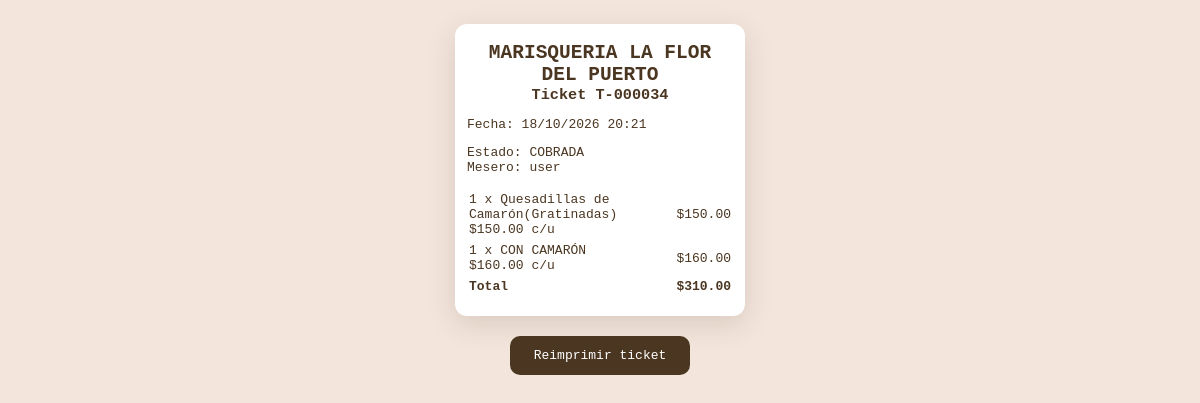
The app's page /auditoria/ticket/34 (signed in) with its own data.
### models.py (models this page shows)
class Pedidos(db.Model):
    id = db.Column(db.Integer, primary_key=True)
    folio = db.Column(db.String(20), unique=True, nullable=True)
    solicitud_id = db.Column(db.String(64), unique=True, nullable=True)
    estado = db.Column(db.String(20), default='ABIERTA')  # ABIERTA, ENVIADA_A_CAJA, COBRADA, CANCELADA
    state = db.Column(db.String(20), default='pendiente')  # Mantener por compatibilidad
    fecha = db.Column(db.DateTime, default=datetime.now)
    fecha_cobro = db.Column(db.DateTime, nullable=True)
    products = db.Column(db.JSON)
    total = db.Column(db.Float)
    usuario_id = db.Column(db.String(80), db.ForeignKey('users.username'), nullable=False)
    cajero_id = db.Column(db.String(80), db.ForeignKey('users.username'), nullable=True)

### app.py (the view)
        def wrapped(*args, **kwargs):
            if 'username' not in session:
                return redirect(url_for('login'))
            if session.get('tipo_usuario') not in allowed_roles:
                abort(403)
            return f(*args, **kwargs)

### app.py (called while the page is built)
def usuario_actual():
    usuario = Users.query.filter_by(username=session.get('username'), activo=True).populate_existing().first()
    if not usuario or session.get('version_sesion', 0) != usuario.version_sesion:
        return None
    return usuario

@app.after_request
def cabeceras_seguridad(respuesta):
    respuesta.headers['X-Content-Type-Options'] = 'nosniff'
    respuesta.headers['X-Frame-Options'] = 'DENY'
    respuesta.headers['Referrer-Policy'] = 'same-origin'
    if request.endpoint != 'static':
        respuesta.headers['Cache-Control'] = 'no-store'
    return respuesta

def role_required(*allowed_roles):
    def decorator(f):
        def wrapped(*args, **kwargs):
            if 'username' not in session:
                return redirect(url_for('login'))
            if session.get('tipo_usuario') not in allowed_roles:
                abort(403)
            return f(*args, **kwargs)
        wrapped.__name__ = f.__name__
        wrapped.allowed_roles = allowed_roles
        return wrapped
    return decorator

@app.route('/auditoria/ticket/<int:pedido_id>')
@role_required('admin')
def ticket_auditoria(pedido_id):
    pedido = Pedidos.query.get_or_404(pedido_id)
    return render_template('ticket.html', pedido=pedido, vista_auditoria=True)

### templates/ticket.html (shortened to what this page needs)
<!DOCTYPE html>
<html>
<head>
</head>
<body>
    <div class="ticket-contenido">
    <h2>MARISQUERIA LA FLOR DEL PUERTO</h2>
    <h3>Ticket {{ pedido.folio or pedido.id }}</h3>
    <p>Fecha: {{ pedido.fecha.strftime('%d/%m/%Y %H:%M') }}</p>
    {% if vista_auditoria %}
    <p>Estado: {{ pedido.estado }}<br>Mesero: {{ pedido.usuario_id }}</p>
    {% endif %}
    <table>
        {% for producto in pedido.products or [] %}
        <tr>
            <td>{{ producto.cantidad }} x {{ producto.nombre }}<br>${{ '%.2f'|format(producto.precio) }} c/u</td>
            <td style="text-align:right;">${{ '%.2f'|format(producto.precio * producto.cantidad) }}</td>
        </tr>
        {% endfor %}
        <tr class="total">
            <td>Total</td>
            <td style="text-align:right;">${{ '%.2f'|format(pedido.total) }}</td>
        </tr>
    </table>
    </div>
    {% if vista_auditoria %}
    <div class="ticket-acciones">
        <button type="button" onclick="window.print()">Reimprimir ticket</button>
    </div>
    {% else %}
    <script>
        window.print(); // Imprime automáticamente al abrir
    </script>
    {% endif %}
</body>
</html>

### records on screen
Pedidos: folio "T-000034", fecha "18/10/2026 20:21", estado "COBRADA", usuario_id "user", total "310.00"

### other values on screen
{{ producto.cantidad }} "1" "1"
{{ producto.nombre }} "Quesadillas de Camarón(Gratinadas)" "CON CAMARÓN"
{{ '%.2f'|format(producto.precio) }} "150.00" "160.00"
{{ '%.2f'|format(producto.precio * producto.cantidad) }} "150.00" "160.00"
